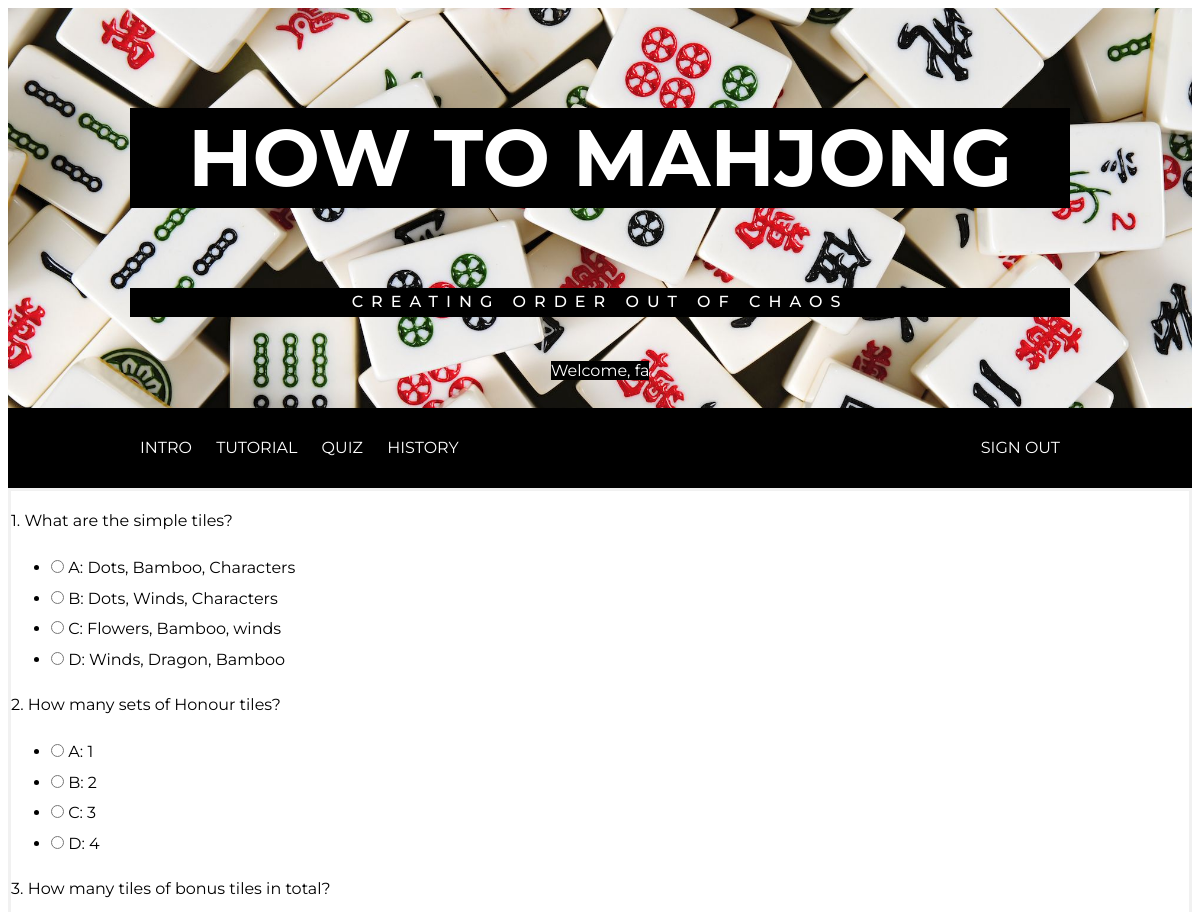
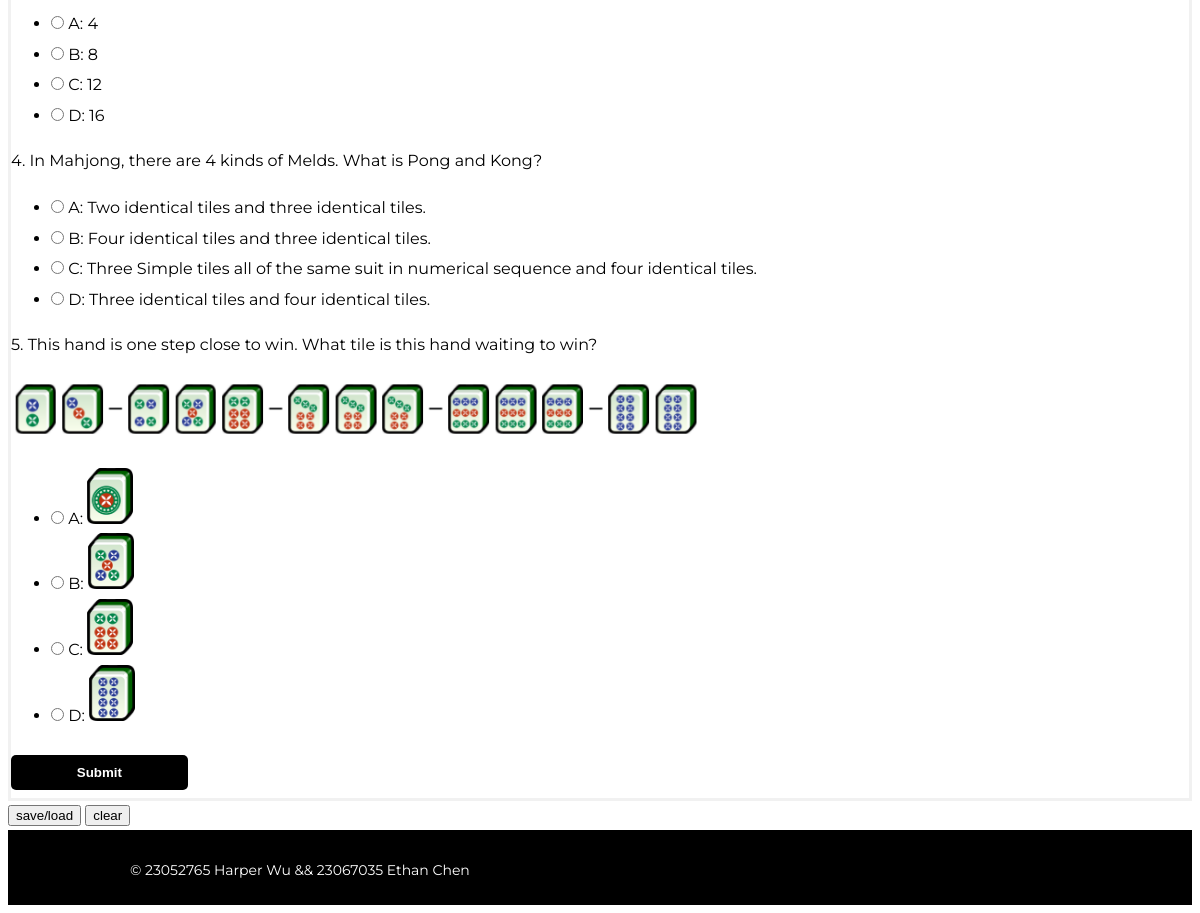
The page /quiz (signed in) on the database its author committed (2 pictures, top to bottom).
### app/models.py (models this page shows, shortened)
class User(UserMixin, db.Model):
    id = db.Column(db.Integer, primary_key=True)
    username = db.Column(db.String(64), index=True, unique = True)
    email    = db.Column(db.String(128), index=True, unique = True)
    password_hash = db.Column(db.String(128))
    history = db.relationship('History', backref='user', lazy='dynamic')

class Quiz(db.Model):
    id = db.Column(db.Integer, primary_key=True)
    question = db.Column(db.String(500))
    optionA = db.Column(db.String(120))
    optionB = db.Column(db.String(120))
    optionC = db.Column(db.String(120))
    optionD = db.Column(db.String(120))
    correctAnswer = db.Column(db.String(10))
    feedback = db.Column(db.String(500))
    img = db.Column(db.String(100))

### app/routes.py (the view)
@app.route('/quiz')
@login_required
def quiz():
    form = QuizForm()
    return render_template('quiz.html', title='Quiz - How To Mahjong', form=form)

### app/forms.py
class QuizForm(FlaskForm):
    quizs = Quiz.query.all()
    data = []
    for k, quiz in enumerate(quizs):
        dic = {
            "id": quiz.id,
            "question": quiz.question,
            "optionA": quiz.optionA,
            "optionB": quiz.optionB,
            "optionC": quiz.optionC,
            "optionD": quiz.optionD,
            "img":quiz.img
        }
        data.append(dic)
    submit = SubmitField()

### app/models.py (called while the page is built)
@login.user_loader
def load_user(id):
    return User.query.get(int(id)) # argument passed in by Flask-Login is String

### app/templates/quiz.html (shortened to what this page needs)
{% extends "base.html" %}
{% block content %}
    {% if form %}
        <form action="{{ url_for('checkAnswer') }}" method="post" style="text-align:left">
            {% for item in form.data %}
                <P>
                    <label for="choices{{ item["id"] }}">{{ item["id"] }}. {{ item["question"] }}</label>
                </P>
                {% if item["img"] is not none and item["img"]!= ""%}
                    <img src="{{ url_for('static', filename=item["img"]) }}" alt="" height="66">
                    <ul id="choices{{ item["id"] }}">
                        <li><input id ="{{ item["id"] }}-0" class="auto-save"name="{{ item["id"] }}" type="radio" value="A" style="width:auto;">
                            <label for="{{ item["id"] }}-0">A: <img src="{{ url_for('static', filename=item["optionA"]) }}" alt="" height="56"></label></li>
                        <li><input id ="{{ item["id"] }}-1" class="auto-save"name="{{ item["id"] }}" type="radio" value="B" style="width:auto;">
                            <label for="{{ item["id"] }}-1">B: <img src="{{ url_for('static', filename=item["optionB"]) }}" alt="" height="56"></label></li>
                        <li><input id ="{{ item["id"] }}-2" class="auto-save"name="{{ item["id"] }}" type="radio" value="C" style="width:auto;">
                            <label for="{{ item["id"] }}-2">C: <img src="{{ url_for('static', filename=item["optionC"]) }}" alt="" height="56"></label></li>
                        <li><input id ="{{ item["id"] }}-3" class="auto-save"name="{{ item["id"] }}" type="radio" value="D" style="width:auto;">
                            <label for="{{ item["id"] }}-3">D: <img src="{{ url_for('static', filename=item["optionD"]) }}" alt="" height="56"></label></li>
                    </ul>
                {% else %}
                    <ul id="choices{{ item["id"] }}">
                        <li><input id ="{{ item["id"] }}-0" class="auto-save"name="{{ item["id"] }}" type="radio" value="A" style="width:auto;">
                            <label for="{{ item["id"] }}-0">A: {{ item["optionA"] }}</label></li>
                        <li><input id ="{{ item["id"] }}-1" class="auto-save"name="{{ item["id"] }}" type="radio" value="B" style="width:auto;">
                            <label for="{{ item["id"] }}-1">B: {{ item["optionB"] }}</label></li>
                        <li><input id ="{{ item["id"] }}-2" class="auto-save"name="{{ item["id"] }}" type="radio" value="C" style="width:auto;">
                            <label for="{{ item["id"] }}-2">C: {{ item["optionC"] }}</label></li>
                        <li><input id ="{{ item["id"] }}-3" class="auto-save"name="{{ item["id"] }}" type="radio" value="D" style="width:auto;">
                            <label for="{{ item["id"] }}-3">D: {{ item["optionD"] }}</label></li>
                    </ul>
                {% endif %}
            {% endfor %}
            {{ form.submit() }}
        </form>
        <button  onclick="save()">save/load</button>
        <button  onclick="window.localStorage.clear();">clear</button>
    {% endif %}
{% endblock %}

### app/templates/base.html (shortened to what this page needs)
<!DOCTYPE html>
<html>
    <head>
        <link rel="stylesheet" href="{{ url_for('static', filename='css/style.css') }}">
    </head>
    <body>
        <div class="header">
            <div class="container">
                <h1>How to Mahjong</h1>
                <p>creating order out of chaos</p>
                {% if current_user.is_anonymous %}
                <a class="btn" href="{{ url_for('register') }}">Sign Up</a>
                {% else %}
                <a class="btn" >Welcome, {{current_user.username}}</a>
                {% endif %}
            </div>
          </div>
           <div class="nav">
               <div class="container">
                  <ul>
                    <li><a href="{{ url_for('index') }}">Intro</a></li>
                    <li><a href="{{ url_for('tutorial') }}">Tutorial</a></li>
                    {% if not current_user.is_anonymous %}
                    <li><a href="{{ url_for('quiz') }}">Quiz</a></li>
                    <li><a href="{{ url_for('history', username=current_user.username) }}">History</a></li>
                    {% endif %}
                    <li>
                        <div class="dropdown">
                             {% if current_user.is_anonymous %}
                             <a class="btn" href="{{ url_for('login') }}">Sign In</a>
                            {% else %}
                            <a class="btn" href="{{ url_for('logout') }}">Sign Out</a>
                            {% endif %}
                        </div>
                  </li>
                  </ul>
               </div>
        </div>
        {% block content %}
        {% endblock %}
        <div class="footer">
            <div class="container">
              <p>&copy; 23052765 Harper Wu && 23067035 Ethan Chen</p>
            </div>
        </div>
    </body>
</html>

### app/static/css/style.css (style rules this page uses)
body { font-family: 'Montserrat', sans-serif; line-height: 1.8; font-size: 1em; background: #fff; overflow-x: hidden; }
.container { margin: 0 auto; max-width: 940px; padding: 0 10px; }
.header { background: url("bg.jpg") no-repeat center center; background-size: cover; height: 400px; text-align: center; }
.header .container { position: relative; top: 100px; }
@media (min-width:850px) { .header h1 { font-size: 120px; } }
.nav { background: #000; height: 80px; width: 100%; text-transform: uppercase; }
.nav ul { height: 80px; list-style: none; margin: 0 auto; padding: 0; }
.nav ul li { color: #fff; display: inline-block; height: 80px; line-height: 80px; list-style: none; padding: 0 10px; transition: background .5s; }
.nav ul li:last-child { float:right; }
.footer { background: #000; height: 50px; padding-bottom: 25px; }
.footer p { color: #fff; font-size: 14px; height: 80px; line-height: 80px; margin: 0; }
.header h1 { background: black; color: #fff; line-height: 100px; font-size: 80px; margin-top: 0; margin-bottom: 80px; text-transform: uppercase; }
.header p { color: #fff; background-color: black; font-weight: 500; letter-spacing: 8px; margin-bottom: 40px; margin-top: 0; text-transform: uppercase; }
a { color:#fff; text-decoration: none; }
.btn { background: black; }
.dropdown { position: relative; display: inline-block; }
h1 { text-align: center }
#submit { appearance:none; -webkit-appearance:none; padding:10px; border:none; background-color:black; color:#fff; font-weight:600; border-radius:5px; width:15%; }
form { text-align: center; border: 3px solid #f1f1f1; }
input { width: 50%; padding: 12px 20px; margin: 8px 0; display: inline-block; border: 1px solid #ccc; box-sizing: border-box; }

### rows shown on the page
User: username "fa"
Quiz: id "1", question "What are the simple tiles?", optionA "Dots, Bamboo, Characters", optionB "Dots, Winds, Characters", optionC "Flowers, Bamboo, winds", optionD "Winds, Dragon, Bamboo"
Quiz: id "2", question "How many sets of Honour tiles?", optionA "1", optionB "2", optionC "3", optionD "4"
Quiz: id "3", question "How many tiles of bonus tiles in total?", optionA "4", optionB "8", optionC "12", optionD "16"
Quiz: id "4", question "In Mahjong, there are 4 kinds of Melds. What is Pong and Kong?", optionA "Two identical tiles and three identical tiles.", optionB "Four identical tiles and three identical tiles.", optionC "Three Simple tiles all of the same suit in numerical sequence and four identical tiles.", optionD "Three identical tiles and four identical tiles."
Quiz: id "5", question "This hand is one step close to win. What tile is this hand waiting to win?", img (picture), optionA (picture), optionB (picture), optionC (picture), optionD (picture)
